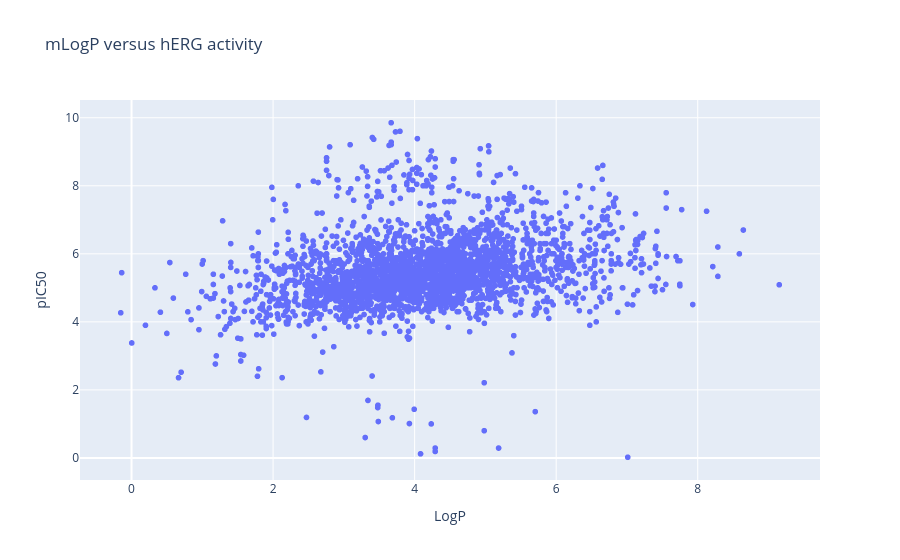

Write notebook code for a chart like this one.
### Code cell
logp_plot_data = X_small.assign(
    pIC50=y,
    molecule_chembl_id=aggregated["molecule_chembl_id"].to_numpy(),
    molecule_name=aggregated["molecule_name"].to_numpy(),
    canonical_smiles_rdkit=aggregated["canonical_smiles_rdkit"].to_numpy(),
)
logp_plot = px.scatter(
    logp_plot_data,
    x="LogP",
    y="pIC50",
    hover_name="molecule_name",
    hover_data=["molecule_chembl_id", "canonical_smiles_rdkit", "pIC50"],
    title="mLogP versus hERG activity",
)
logp_plot.show()

### Figure 1 — Plotly figure (JSON) as saved in the notebook; plotly's stock layout.template omitted (floating-point values rounded to 4 significant figures; data arrays with more than 128 entries replaced by an {"elided": "..."} marker saying what was removed)
{"data": [{"customdata": {"elided": "2689x2 str values"}, "hovertemplate": "<b>%{hovertext}</b><br><br>LogP=%{x}<br>pIC50=%{y}<br>molecule_chembl_id=%{customdata[0]}<br>canonical_smiles_rdkit=%{customdata[1]}<extra></extra>", "hovertext": {"elided": "2689 str values"}, "legendgroup": "", "marker": {"color": "#636efa", "symbol": "circle"}, "mode": "markers", "name": "", "showlegend": false, "type": "scattergl", "x": {"elided": "2689 float values"}, "xaxis": "x", "y": {"elided": "2689 float values"}, "yaxis": "y"}], "layout": {"legend": {"tracegroupgap": 0}, "title": {"text": "mLogP versus hERG activity"}, "xaxis": {"anchor": "y", "domain": [0, 1], "title": {"text": "LogP"}}, "yaxis": {"anchor": "x", "domain": [0, 1], "title": {"text": "pIC50"}}}}
